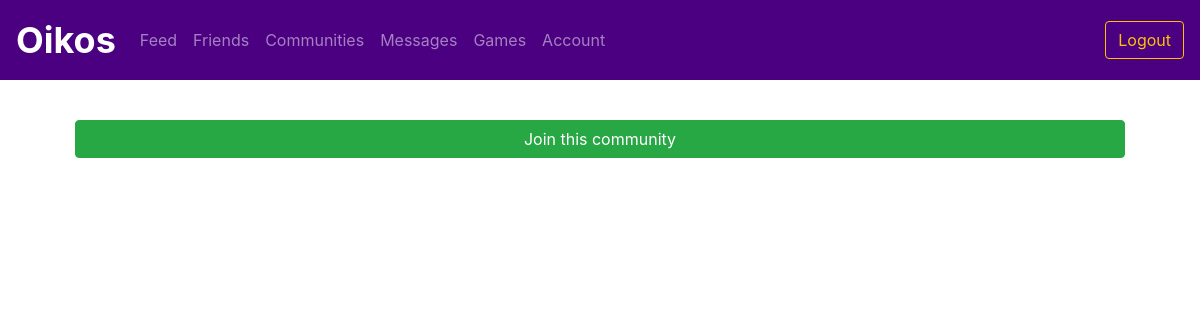
The page /community/3 (signed in) on the database as committed earlier.
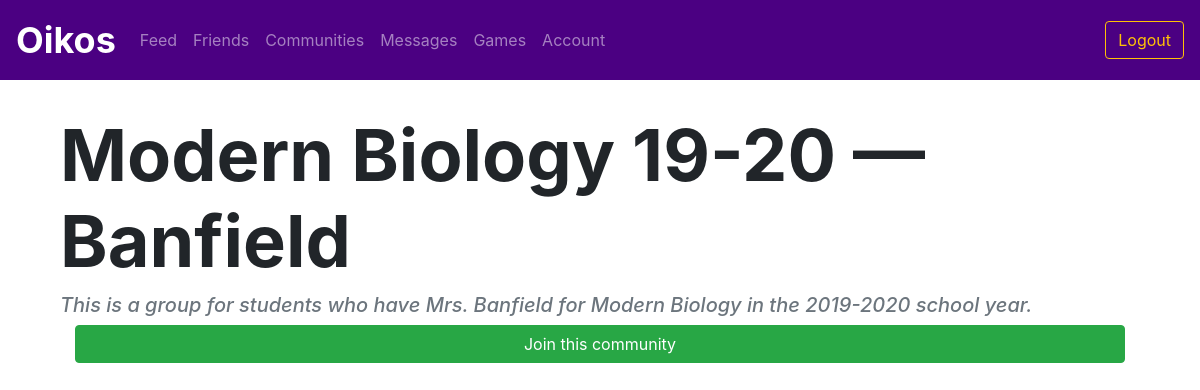
The same page on the database as committed later.
### utl/models.py (models this page shows)
class Community(db.Model):
    communityID = db.Column(db.Integer, primary_key=True)
    name = db.Column(db.Text, nullable=False)
    description = db.Column(db.Text, nullable=False)

### app.py (the view)
@app.route("/community/<communityID>")
@login_required
def community(communityID):
    community = communitiesfunctions.getCommunity(communityID)
    incommunity = communitiesfunctions.inCommunity(session['userID'], communityID)
    post_data = postsfunctions.getCommunityPosts(communityID)
    posts = {}
    for post in post_data:
        posts[post] = postsfunctions.getCreator(post.postID)
    return render_template("community.html", community=community, incommunity=incommunity, posts=posts)

### app.py (called while the page is built)
def login_required(f):
    @wraps(f)
    def decorated_function(*args, **kwargs):
        if "userID" not in session:
            return redirect(url_for('login'))
        return f(*args, **kwargs)
    return decorated_function

### utl/communities.py (called while the page is built)
def getCommunity(communityID):
    community = Community.query.filter_by(communityID=communityID).first()
    return community

def inCommunity(userID, communityID):
    member = Member.query.filter_by(userID=userID, communityID=communityID).first()
    if member == None:
        return False
    return True

### utl/posts.py (called while the page is built)
def getCommunityPosts(communityID):
    posts = Post.query.filter_by(communityID=communityID).order_by(Post.timestamp.desc())
    return posts

def getCreator(postID):
    post = Post.query.filter_by(postID=postID).first()
    userID = post.userID
    user = User.query.filter_by(userID=userID).first()
    return user

### templates/community.html (shortened to what this page needs)
{% extends "logbase.html" %}
{% block body %}
<div class="content mb-4" style="padding-left: 5vw; padding-top: 5vh; padding-right: 5vw;">
    <h1 class="display-3" style="font-weight: 700;">{{ community.name }}</h1>
    <h5 class="display-5 text-secondary"><i>{{ community.description }}</i></h5>
{% if incommunity %}
    <br>
    <a data-toggle="modal" data-target="#newCommunityPostModal" class="btn btn-outline-warning btn-block">Make a post</a>
    <br>
    <div class="btn-group w-100" role="group" aria-label="button group">
        <a href="/leavecommunity/{{ community.communityID }}" class="btn btn-danger">Leave this community</a>
        <a href="/community/{{ community.communityID }}/members" class="btn btn-success">View members</a>
    </div>
</div>
<div class="text-center">
    <div class="modal fade" id="newCommunityPostModal" tabindex="-1" role="dialog"
        aria-labelledby="newCommunityPostModalTitle" aria-hidden="true">
        <div class="modal-dialog modal-dialog-centered" role="document">
            <div class="modal-content">
                <div class="modal-header">
                    <h5 class="modal-title">New post</h5>
                    <button type="button" class="close" data-dismiss="modal" aria-label="Close">
                        <span aria-hidden="true">&times;</span>
                    </button>
                </div>
                <div class="modal-body">
                    <form action="/community/{{ community.communityID }}/post" method=POST>
                        <div class="form-group">
                            <label for="title">Title</label>
                            <input name="title" type="text" class="form-control" id="title" placeholder="Enter title"
                                required>
                        </div>
                        <div class="form-group">
                            <label for="content">Content</label>
                            <textarea name="content" rows="8" class="form-control" id="content"
                                placeholder="Enter content" required></textarea>
                        </div>
                        <div class="modal-footer">
                            <button type="button" class="btn btn-secondary" data-dismiss="modal">Close</button>
                            <button type="submit" class="btn btn-warning">Create</button>
                        </div>
                    </form>
                </div>
            </div>
        </div>
    </div>
</div>
<div style="padding-left: 5vw; padding-top: 5vh; padding-right: 5vw;">
    <h2>Timeline</h2>
    <hr>
    {% for post in posts %}
    <div class="row" style="margin-top: 5vh;">
        <div class="container col-md-10 bg-light w-100 border border-primary" style="padding: 2em; border-radius: 1em;">
            <div class="col">
                <h2>{{ post.title }}</h2>
                <h5 class="text-secondary"><i>{{ posts[post].displayName }}</i> :: {{ post.timestamp }}<h5>
                        <hr>
                        <pre>{{ post.content }}</pre>
                        <a href="/post/{{ post.postID }}" class="btn btn-warning">View post & comment</a>
            </div>
        </div>
    </div>
    {% endfor %}
</div>
{% else %}
<div class="container">
    <a href="/joincommunity/{{ community.communityID }}" class="btn btn-success w-100">Join this community</a>
</div>
{% endif %}
{% endblock %}

Rows that differ between the two databases and show on the page:
added Community: name "Modern Biology 19-20 — Banfield", description "This is a group for students who have Mrs. Banfield for Modern Biology in the 2019-2020 school year."
